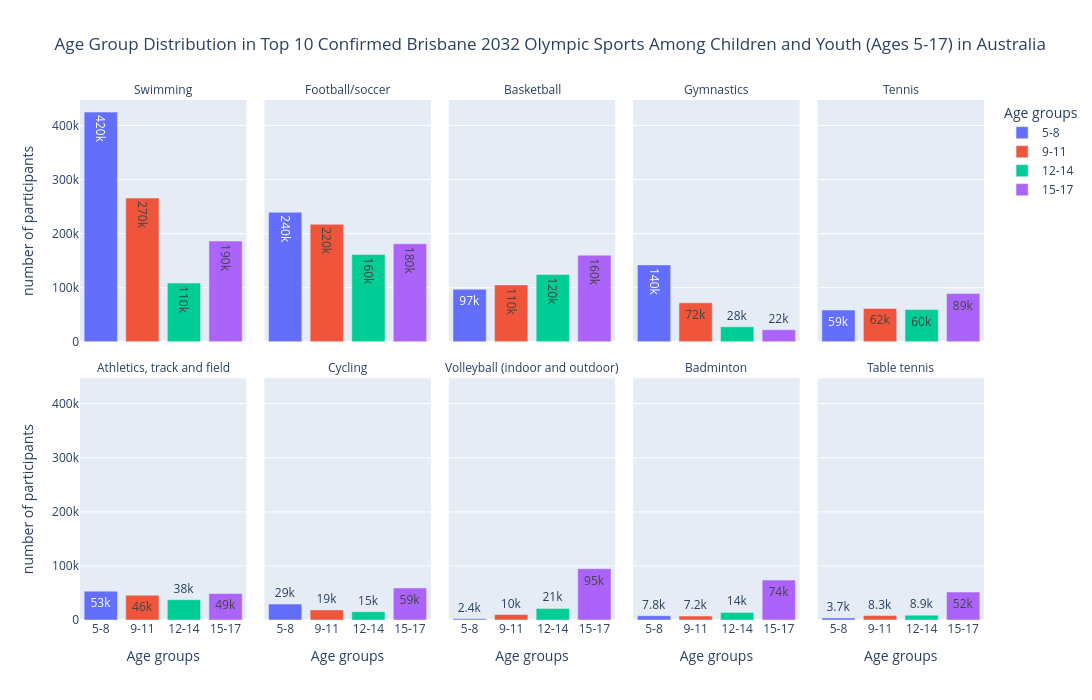

Notebook cell for this chart:
### Markdown cell above
The plot is not realy informative so I decided to group the bar chart using facet_col and I need to do some [annotation](https://plotly.com/python/facet-plots/)

### Code cell
fig3 = px.bar(
    melted_df_olympic_top10,
    x='Age groups',
    y='number of participants',
    color='Age groups',
    facet_col='Sports Name',
    facet_col_wrap=5,
    title='Age Group Distribution in Top 10 Confirmed Brisbane 2032 Olympic Sports Among Children and Youth (Ages 5-17) in Australia',
    height=700,
    width=1200,
    text_auto='.2s'
)
fig3.for_each_annotation(lambda a: a.update(text=a.text.split("=")[-1]))
fig3.show()

### Figure 1 — Plotly figure (JSON) as saved in the notebook; plotly's stock layout.template omitted (floating-point values rounded to 4 significant figures)
{"data": [{"hovertemplate": "Age groups=%{x}<br>Sports Name=Swimming<br>number of participants=%{y}<extra></extra>", "legendgroup": "5-8", "marker": {"color": "#636efa", "pattern": {"shape": ""}}, "name": "5-8", "orientation": "v", "showlegend": true, "textposition": "auto", "texttemplate": "%{y:.2s}", "type": "bar", "x": ["5-8"], "xaxis": "x6", "y": [424800.0], "yaxis": "y6"}, {"hovertemplate": "Age groups=%{x}<br>Sports Name=Football/soccer<br>number of participants=%{y}<extra></extra>", "legendgroup": "5-8", "marker": {"color": "#636efa", "pattern": {"shape": ""}}, "name": "5-8", "orientation": "v", "showlegend": false, "textposition": "auto", "texttemplate": "%{y:.2s}", "type": "bar", "x": ["5-8"], "xaxis": "x7", "y": [239400.0], "yaxis": "y7"}, {"hovertemplate": "Age groups=%{x}<br>Sports Name=Basketball<br>number of participants=%{y}<extra></extra>", "legendgroup": "5-8", "marker": {"color": "#636efa", "pattern": {"shape": ""}}, "name": "5-8", "orientation": "v", "showlegend": false, "textposition": "auto", "texttemplate": "%{y:.2s}", "type": "bar", "x": ["5-8"], "xaxis": "x8", "y": [97250.0], "yaxis": "y8"}, {"hovertemplate": "Age groups=%{x}<br>Sports Name=Gymnastics<br>number of participants=%{y}<extra></extra>", "legendgroup": "5-8", "marker": {"color": "#636efa", "pattern": {"shape": ""}}, "name": "5-8", "orientation": "v", "showlegend": false, "textposition": "auto", "texttemplate": "%{y:.2s}", "type": "bar", "x": ["5-8"], "xaxis": "x9", "y": [142200.0], "yaxis": "y9"}, {"hovertemplate": "Age groups=%{x}<br>Sports Name=Tennis<br>number of participants=%{y}<extra></extra>", "legendgroup": "5-8", "marker": {"color": "#636efa", "pattern": {"shape": ""}}, "name": "5-8", "orientation": "v", "showlegend": false, "textposition": "auto", "texttemplate": "%{y:.2s}", "type": "bar", "x": ["5-8"], "xaxis": "x10", "y": [58740.0], "yaxis": "y10"}, {"hovertemplate": "Age groups=%{x}<br>Sports Name=Athletics, track and field<br>number of participants=%{y}<extra></extra>", "legendgroup": "5-8", "marker": {"color": "#636efa", "pattern": {"shape": ""}}, "name": "5-8", "orientation": "v", "showlegend": false, "textposition": "auto", "texttemplate": "%{y:.2s}", "type": "bar", "x": ["5-8"], "xaxis": "x", "y": [53330.0], "yaxis": "y"}, {"hovertemplate": "Age groups=%{x}<br>Sports Name=Cycling<br>number of participants=%{y}<extra></extra>", "legendgroup": "5-8", "marker": {"color": "#636efa", "pattern": {"shape": ""}}, "name": "5-8", "orientation": "v", "showlegend": false, "textposition": "auto", "texttemplate": "%{y:.2s}", "type": "bar", "x": ["5-8"], "xaxis": "x2", "y": [29390.0], "yaxis": "y2"}, {"hovertemplate": "Age groups=%{x}<br>Sports Name=Volleyball (indoor and outdoor)<br>number of participants=%{y}<extra></extra>", "legendgroup": "5-8", "marker": {"color": "#636efa", "pattern": {"shape": ""}}, "name": "5-8", "orientation": "v", "showlegend": false, "textposition": "auto", "texttemplate": "%{y:.2s}", "type": "bar", "x": ["5-8"], "xaxis": "x3", "y": [2363.0], "yaxis": "y3"}, {"hovertemplate": "Age groups=%{x}<br>Sports Name=Badminton<br>number of participants=%{y}<extra></extra>", "legendgroup": "5-8", "marker": {"color": "#636efa", "pattern": {"shape": ""}}, "name": "5-8", "orientation": "v", "showlegend": false, "textposition": "auto", "texttemplate": "%{y:.2s}", "type": "bar", "x": ["5-8"], "xaxis": "x4", "y": [7798.0], "yaxis": "y4"}, {"hovertemplate": "Age groups=%{x}<br>Sports Name=Table tennis<br>number of participants=%{y}<extra></extra>", "legendgroup": "5-8", "marker": {"color": "#636efa", "pattern": {"shape": ""}}, "name": "5-8", "orientation": "v", "showlegend": false, "textposition": "auto", "texttemplate": "%{y:.2s}", "type": "bar", "x": ["5-8"], "xaxis": "x5", "y": [3725.0], "yaxis": "y5"}, {"hovertemplate": "Age groups=%{x}<br>Sports Name=Swimming<br>number of participants=%{y}<extra></extra>", "legendgroup": "9-11", "marker": {"color": "#EF553B", "pattern": {"shape": ""}}, "name": "9-11", "orientation": "v", "showlegend": true, "textposition": "auto", "texttemplate": "%{y:.2s}", "type": "bar", "x": ["9-11"], "xaxis": "x6", "y": [265800.0], "yaxis": "y6"}, {"hovertemplate": "Age groups=%{x}<br>Sports Name=Football/soccer<br>number of participants=%{y}<extra></extra>", "legendgroup": "9-11", "marker": {"color": "#EF553B", "pattern": {"shape": ""}}, "name": "9-11", "orientation": "v", "showlegend": false, "textposition": "auto", "texttemplate": "%{y:.2s}", "type": "bar", "x": ["9-11"], "xaxis": "x7", "y": [217400.0], "yaxis": "y7"}, {"hovertemplate": "Age groups=%{x}<br>Sports Name=Basketball<br>number of participants=%{y}<extra></extra>", "legendgroup": "9-11", "marker": {"color": "#EF553B", "pattern": {"shape": ""}}, "name": "9-11", "orientation": "v", "showlegend": false, "textposition": "auto", "texttemplate": "%{y:.2s}", "type": "bar", "x": ["9-11"], "xaxis": "x8", "y": [105200.0], "yaxis": "y8"}, {"hovertemplate": "Age groups=%{x}<br>Sports Name=Gymnastics<br>number of participants=%{y}<extra></extra>", "legendgroup": "9-11", "marker": {"color": "#EF553B", "pattern": {"shape": ""}}, "name": "9-11", "orientation": "v", "showlegend": false, "textposition": "auto", "texttemplate": "%{y:.2s}", "type": "bar", "x": ["9-11"], "xaxis": "x9", "y": [72130.0], "yaxis": "y9"}, {"hovertemplate": "Age groups=%{x}<br>Sports Name=Tennis<br>number of participants=%{y}<extra></extra>", "legendgroup": "9-11", "marker": {"color": "#EF553B", "pattern": {"shape": ""}}, "name": "9-11", "orientation": "v", "showlegend": false, "textposition": "auto", "texttemplate": "%{y:.2s}", "type": "bar", "x": ["9-11"], "xaxis": "x10", "y": [61720.0], "yaxis": "y10"}, {"hovertemplate": "Age groups=%{x}<br>Sports Name=Athletics, track and field<br>number of participants=%{y}<extra></extra>", "legendgroup": "9-11", "marker": {"color": "#EF553B", "pattern": {"shape": ""}}, "name": "9-11", "orientation": "v", "showlegend": false, "textposition": "auto", "texttemplate": "%{y:.2s}", "type": "bar", "x": ["9-11"], "xaxis": "x", "y": [45770.0], "yaxis": "y"}, {"hovertemplate": "Age groups=%{x}<br>Sports Name=Cycling<br>number of participants=%{y}<extra></extra>", "legendgroup": "9-11", "marker": {"color": "#EF553B", "pattern": {"shape": ""}}, "name": "9-11", "orientation": "v", "showlegend": false, "textposition": "auto", "texttemplate": "%{y:.2s}", "type": "bar", "x": ["9-11"], "xaxis": "x2", "y": [18700.0], "yaxis": "y2"}, {"hovertemplate": "Age groups=%{x}<br>Sports Name=Volleyball (indoor and outdoor)<br>number of participants=%{y}<extra></extra>", "legendgroup": "9-11", "marker": {"color": "#EF553B", "pattern": {"shape": ""}}, "name": "9-11", "orientation": "v", "showlegend": false, "textposition": "auto", "texttemplate": "%{y:.2s}", "type": "bar", "x": ["9-11"], "xaxis": "x3", "y": [10070.0], "yaxis": "y3"}, {"hovertemplate": "Age groups=%{x}<br>Sports Name=Badminton<br>number of participants=%{y}<extra></extra>", "legendgroup": "9-11", "marker": {"color": "#EF553B", "pattern": {"shape": ""}}, "name": "9-11", "orientation": "v", "showlegend": false, "textposition": "auto", "texttemplate": "%{y:.2s}", "type": "bar", "x": ["9-11"], "xaxis": "x4", "y": [7245.0], "yaxis": "y4"}, {"hovertemplate": "Age groups=%{x}<br>Sports Name=Table tennis<br>number of participants=%{y}<extra></extra>", "legendgroup": "9-11", "marker": {"color": "#EF553B", "pattern": {"shape": ""}}, "name": "9-11", "orientation": "v", "showlegend": false, "textposition": "auto", "texttemplate": "%{y:.2s}", "type": "bar", "x": ["9-11"], "xaxis": "x5", "y": [8255.0], "yaxis": "y5"}, {"hovertemplate": "Age groups=%{x}<br>Sports Name=Swimming<br>number of participants=%{y}<extra></extra>", "legendgroup": "12-14", "marker": {"color": "#00cc96", "pattern": {"shape": ""}}, "name": "12-14", "orientation": "v", "showlegend": true, "textposition": "auto", "texttemplate": "%{y:.2s}", "type": "bar", "x": ["12-14"], "xaxis": "x6", "y": [108600.0], "yaxis": "y6"}, {"hovertemplate": "Age groups=%{x}<br>Sports Name=Football/soccer<br>number of participants=%{y}<extra></extra>", "legendgroup": "12-14", "marker": {"color": "#00cc96", "pattern": {"shape": ""}}, "name": "12-14", "orientation": "v", "showlegend": false, "textposition": "auto", "texttemplate": "%{y:.2s}", "type": "bar", "x": ["12-14"], "xaxis": "x7", "y": [161400.0], "yaxis": "y7"}, {"hovertemplate": "Age groups=%{x}<br>Sports Name=Basketball<br>number of participants=%{y}<extra></extra>", "legendgroup": "12-14", "marker": {"color": "#00cc96", "pattern": {"shape": ""}}, "name": "12-14", "orientation": "v", "showlegend": false, "textposition": "auto", "texttemplate": "%{y:.2s}", "type": "bar", "x": ["12-14"], "xaxis": "x8", "y": [124300.0], "yaxis": "y8"}, {"hovertemplate": "Age groups=%{x}<br>Sports Name=Gymnastics<br>number of participants=%{y}<extra></extra>", "legendgroup": "12-14", "marker": {"color": "#00cc96", "pattern": {"shape": ""}}, "name": "12-14", "orientation": "v", "showlegend": false, "textposition": "auto", "texttemplate": "%{y:.2s}", "type": "bar", "x": ["12-14"], "xaxis": "x9", "y": [27760.0], "yaxis": "y9"}, {"hovertemplate": "Age groups=%{x}<br>Sports Name=Tennis<br>number of participants=%{y}<extra></extra>", "legendgroup": "12-14", "marker": {"color": "#00cc96", "pattern": {"shape": ""}}, "name": "12-14", "orientation": "v", "showlegend": false, "textposition": "auto", "texttemplate": "%{y:.2s}", "type": "bar", "x": ["12-14"], "xaxis": "x10", "y": [59620.0], "yaxis": "y10"}, {"hovertemplate": "Age groups=%{x}<br>Sports Name=Athletics, track and field<br>number of participants=%{y}<extra></extra>", "legendgroup": "12-14", "marker": {"color": "#00cc96", "pattern": {"shape": ""}}, "name": "12-14", "orientation": "v", "showlegend": false, "textposition": "auto", "texttemplate": "%{y:.2s}", "type": "bar", "x": ["12-14"], "xaxis": "x", "y": [37550.0], "yaxis": "y"}, {"hovertemplate": "Age groups=%{x}<br>Sports Name=Cycling<br>number of participants=%{y}<extra></extra>", "legendgroup": "12-14", "marker": {"color": "#00cc96", "pattern": {"shape": ""}}, "name": "12-14", "orientation": "v", "showlegend": false, "textposition": "auto", "texttemplate": "%{y:.2s}", "type": "bar", "x": ["12-14"], "xaxis": "x2", "y": [15340.0], "yaxis": "y2"}, {"hovertemplate": "Age groups=%{x}<br>Sports Name=Volleyball (indoor and outdoor)<br>number of participants=%{y}<extra></extra>", "legendgroup": "12-14", "marker": {"color": "#00cc96", "pattern": {"shape": ""}}, "name": "12-14", "orientation": "v", "showlegend": false, "textposition": "auto", "texttemplate": "%{y:.2s}", "type": "bar", "x": ["12-14"], "xaxis": "x3", "y": [21440.0], "yaxis": "y3"}, {"hovertemplate": "Age groups=%{x}<br>Sports Name=Badminton<br>number of participants=%{y}<extra></extra>", "legendgroup": "12-14", "marker": {"color": "#00cc96", "pattern": {"shape": ""}}, "name": "12-14", "orientation": "v", "showlegend": false, "textposition": "auto", "texttemplate": "%{y:.2s}", "type": "bar", "x": ["12-14"], "xaxis": "x4", "y": [14030.0], "yaxis": "y4"}, {"hovertemplate": "Age groups=%{x}<br>Sports Name=Table tennis<br>number of participants=%{y}<extra></extra>", "legendgroup": "12-14", "marker": {"color": "#00cc96", "pattern": {"shape": ""}}, "name": "12-14", "orientation": "v", "showlegend": false, "textposition": "auto", "texttemplate": "%{y:.2s}", "type": "bar", "x": ["12-14"], "xaxis": "x5", "y": [8912.0], "yaxis": "y5"}, {"hovertemplate": "Age groups=%{x}<br>Sports Name=Swimming<br>number of participants=%{y}<extra></extra>", "legendgroup": "15-17", "marker": {"color": "#ab63fa", "pattern": {"shape": ""}}, "name": "15-17", "orientation": "v", "showlegend": true, "textposition": "auto", "texttemplate": "%{y:.2s}", "type": "bar", "x": ["15-17"], "xaxis": "x6", "y": [186300.0], "yaxis": "y6"}, {"hovertemplate": "Age groups=%{x}<br>Sports Name=Football/soccer<br>number of participants=%{y}<extra></extra>", "legendgroup": "15-17", "marker": {"color": "#ab63fa", "pattern": {"shape": ""}}, "name": "15-17", "orientation": "v", "showlegend": false, "textposition": "auto", "texttemplate": "%{y:.2s}", "type": "bar", "x": ["15-17"], "xaxis": "x7", "y": [181200.0], "yaxis": "y7"}, {"hovertemplate": "Age groups=%{x}<br>Sports Name=Basketball<br>number of participants=%{y}<extra></extra>", "legendgroup": "15-17", "marker": {"color": "#ab63fa", "pattern": {"shape": ""}}, "name": "15-17", "orientation": "v", "showlegend": false, "textposition": "auto", "texttemplate": "%{y:.2s}", "type": "bar", "x": ["15-17"], "xaxis": "x8", "y": [160100.0], "yaxis": "y8"}, {"hovertemplate": "Age groups=%{x}<br>Sports Name=Gymnastics<br>number of participants=%{y}<extra></extra>", "legendgroup": "15-17", "marker": {"color": "#ab63fa", "pattern": {"shape": ""}}, "name": "15-17", "orientation": "v", "showlegend": false, "textposition": "auto", "texttemplate": "%{y:.2s}", "type": "bar", "x": ["15-17"], "xaxis": "x9", "y": [22200.0], "yaxis": "y9"}, {"hovertemplate": "Age groups=%{x}<br>Sports Name=Tennis<br>number of participants=%{y}<extra></extra>", "legendgroup": "15-17", "marker": {"color": "#ab63fa", "pattern": {"shape": ""}}, "name": "15-17", "orientation": "v", "showlegend": false, "textposition": "auto", "texttemplate": "%{y:.2s}", "type": "bar", "x": ["15-17"], "xaxis": "x10", "y": [89230.0], "yaxis": "y10"}, {"hovertemplate": "Age groups=%{x}<br>Sports Name=Athletics, track and field<br>number of participants=%{y}<extra></extra>", "legendgroup": "15-17", "marker": {"color": "#ab63fa", "pattern": {"shape": ""}}, "name": "15-17", "orientation": "v", "showlegend": false, "textposition": "auto", "texttemplate": "%{y:.2s}", "type": "bar", "x": ["15-17"], "xaxis": "x", "y": [49060.0], "yaxis": "y"}, {"hovertemplate": "Age groups=%{x}<br>Sports Name=Cycling<br>number of participants=%{y}<extra></extra>", "legendgroup": "15-17", "marker": {"color": "#ab63fa", "pattern": {"shape": ""}}, "name": "15-17", "orientation": "v", "showlegend": false, "textposition": "auto", "texttemplate": "%{y:.2s}", "type": "bar", "x": ["15-17"], "xaxis": "x2", "y": [59190.0], "yaxis": "y2"}, {"hovertemplate": "Age groups=%{x}<br>Sports Name=Volleyball (indoor and outdoor)<br>number of participants=%{y}<extra></extra>", "legendgroup": "15-17", "marker": {"color": "#ab63fa", "pattern": {"shape": ""}}, "name": "15-17", "orientation": "v", "showlegend": false, "textposition": "auto", "texttemplate": "%{y:.2s}", "type": "bar", "x": ["15-17"], "xaxis": "x3", "y": [94900.0], "yaxis": "y3"}, {"hovertemplate": "Age groups=%{x}<br>Sports Name=Badminton<br>number of participants=%{y}<extra></extra>", "legendgroup": "15-17", "marker": {"color": "#ab63fa", "pattern": {"shape": ""}}, "name": "15-17", "orientation": "v", "showlegend": false, "textposition": "auto", "texttemplate": "%{y:.2s}", "type": "bar", "x": ["15-17"], "xaxis": "x4", "y": [73830.0], "yaxis": "y4"}, {"hovertemplate": "Age groups=%{x}<br>Sports Name=Table tennis<br>number of participants=%{y}<extra></extra>", "legendgroup": "15-17", "marker": {"color": "#ab63fa", "pattern": {"shape": ""}}, "name": "15-17", "orientation": "v", "showlegend": false, "textposition": "auto", "texttemplate": "%{y:.2s}", "type": "bar", "x": ["15-17"], "xaxis": "x5", "y": [51710.0], "yaxis": "y5"}], "layout": {"annotations": [{"font": {}, "showarrow": false, "text": "Athletics, track and field", "x": 0.092, "xanchor": "center", "xref": "paper", "y": 0.465, "yanchor": "bottom", "yref": "paper"}, {"font": {}, "showarrow": false, "text": "Cycling", "x": 0.296, "xanchor": "center", "xref": "paper", "y": 0.465, "yanchor": "bottom", "yref": "paper"}, {"font": {}, "showarrow": false, "text": "Volleyball (indoor and outdoor)", "x": 0.5, "xanchor": "center", "xref": "paper", "y": 0.465, "yanchor": "bottom", "yref": "paper"}, {"font": {}, "showarrow": false, "text": "Badminton", "x": 0.704, "xanchor": "center", "xref": "paper", "y": 0.465, "yanchor": "bottom", "yref": "paper"}, {"font": {}, "showarrow": false, "text": "Table tennis", "x": 0.908, "xanchor": "center", "xref": "paper", "y": 0.465, "yanchor": "bottom", "yref": "paper"}, {"font": {}, "showarrow": false, "text": "Swimming", "x": 0.092, "xanchor": "center", "xref": "paper", "y": 1.0, "yanchor": "bottom", "yref": "paper"}, {"font": {}, "showarrow": false, "text": "Football/soccer", "x": 0.296, "xanchor": "center", "xref": "paper", "y": 1.0, "yanchor": "bottom", "yref": "paper"}, {"font": {}, "showarrow": false, "text": "Basketball", "x": 0.5, "xanchor": "center", "xref": "paper", "y": 1.0, "yanchor": "bottom", "yref": "paper"}, {"font": {}, "showarrow": false, "text": "Gymnastics", "x": 0.704, "xanchor": "center", "xref": "paper", "y": 1.0, "yanchor": "bottom", "yref": "paper"}, {"font": {}, "showarrow": false, "text": "Tennis", "x": 0.908, "xanchor": "center", "xref": "paper", "y": 1.0, "yanchor": "bottom", "yref": "paper"}], "barmode": "relative", "height": 700, "legend": {"title": {"text": "Age groups"}, "tracegroupgap": 0}, "title": {"text": "Age Group Distribution in Top 10 Confirmed Brisbane 2032 Olympic Sports Among Children and Youth (Ages 5-17) in Australia"}, "width": 1200, "xaxis": {"anchor": "y", "categoryarray": ["5-8", "9-11", "12-14", "15-17"], "categoryorder": "array", "domain": [0, 0.184], "title": {"text": "Age groups"}}, "xaxis10": {"anchor": "y10", "domain": [0.816, 1], "matches": "x", "showticklabels": false}, "xaxis2": {"anchor": "y2", "categoryarray": ["5-8", "9-11", "12-14", "15-17"], "categoryorder": "array", "domain": [0.204, 0.388], "matches": "x", "title": {"text": "Age groups"}}, "xaxis3": {"anchor": "y3", "categoryarray": ["5-8", "9-11", "12-14", "15-17"], "categoryorder": "array", "domain": [0.408, 0.592], "matches": "x", "title": {"text": "Age groups"}}, "xaxis4": {"anchor": "y4", "categoryarray": ["5-8", "9-11", "12-14", "15-17"], "categoryorder": "array", "domain": [0.612, 0.796], "matches": "x", "title": {"text": "Age groups"}}, "xaxis5": {"anchor": "y5", "categoryarray": ["5-8", "9-11", "12-14", "15-17"], "categoryorder": "array", "domain": [0.816, 1], "matches": "x", "title": {"text": "Age groups"}}, "xaxis6": {"anchor": "y6", "domain": [0, 0.184], "matches": "x", "showticklabels": false}, "xaxis7": {"anchor": "y7", "domain": [0.204, 0.388], "matches": "x", "showticklabels": false}, "xaxis8": {"anchor": "y8", "domain": [0.408, 0.592], "matches": "x", "showticklabels": false}, "xaxis9": {"anchor": "y9", "domain": [0.612, 0.796], "matches": "x", "showticklabels": false}, "yaxis": {"anchor": "x", "domain": [0, 0.465], "title": {"text": "number of participants"}}, "yaxis10": {"anchor": "x10", "domain": [0.535, 1.0], "matches": "y", "showticklabels": false}, "yaxis2": {"anchor": "x2", "domain": [0, 0.465], "matches": "y", "showticklabels": false}, "yaxis3": {"anchor": "x3", "domain": [0, 0.465], "matches": "y", "showticklabels": false}, "yaxis4": {"anchor": "x4", "domain": [0, 0.465], "matches": "y", "showticklabels": false}, "yaxis5": {"anchor": "x5", "domain": [0, 0.465], "matches": "y", "showticklabels": false}, "yaxis6": {"anchor": "x6", "domain": [0.535, 1.0], "matches": "y", "title": {"text": "number of participants"}}, "yaxis7": {"anchor": "x7", "domain": [0.535, 1.0], "matches": "y", "showticklabels": false}, "yaxis8": {"anchor": "x8", "domain": [0.535, 1.0], "matches": "y", "showticklabels": false}, "yaxis9": {"anchor": "x9", "domain": [0.535, 1.0], "matches": "y", "showticklabels": false}}}
